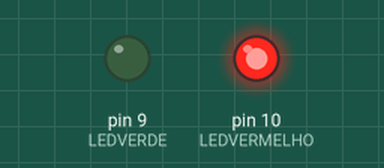
Bench run of a sketch on a simulated Arduino Uno, built with avr-gcc and run on an emulated ATmega328P. On the bench: output pins drawn as LEDs (lit = HIGH).

Above: at 0.2 s.
At 1.5 s:
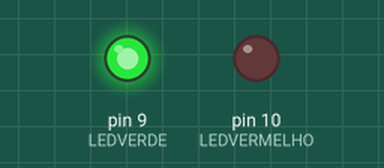
At 5.5 s:
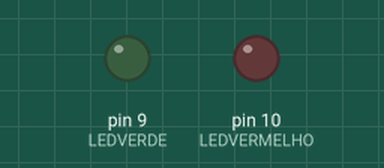
Timing chart, 0 to 6.9 s (numbered marks = the images above):
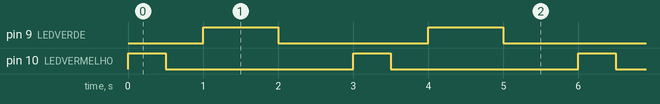

Measured:
- by itself, pin 9 (LEDVERDE): alternates HIGH for 1.0 s and LOW for 2.0 s
- by itself, pin 10 (LEDVERMELHO): alternates HIGH for 0.50 s and LOW for 2.5 s
- by itself, everything shown: repeats every 3.0 s, in 4 steps

The sketch:

pisca.ard.ino
```cpp
// C++ code
//

#define LEDVERMELHO 10
#define LEDVERDE 9

void setup()
{
  pinMode(LEDVERMELHO, OUTPUT);
  pinMode(LEDVERDE, OUTPUT);

}

void loop()
{
  //ATIVAÇÃO LED VERMELHO
  digitalWrite(10, HIGH);
  delay(500);
  digitalWrite(10, LOW);
  delay(500);

  //ATIVAÇÃO LED VERDE
  digitalWrite(9, HIGH);
  delay(1000);
  digitalWrite(9, LOW);
  delay(1000);

}
```
